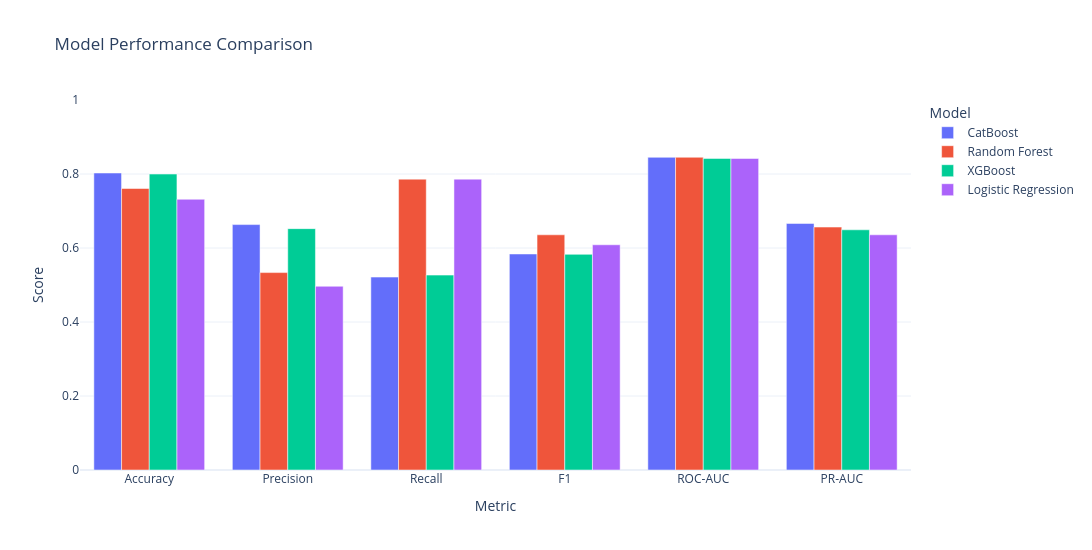

Notebook cell for this chart:
### Markdown cell above
## Model Comparison

### Code cell
results_long = results_df.melt(
    id_vars="Model",
    value_vars=[
        "Accuracy",
        "Precision",
        "Recall",
        "F1",
        "ROC-AUC",
        "PR-AUC"
    ],
    var_name="Metric",
    value_name="Score"
)

fig = px.bar(
    results_long,
    x="Metric",
    y="Score",
    color="Model",
    barmode="group",
    template="plotly_white",
    title="Model Performance Comparison"
)

fig.update_layout(
    width=1100,
    height=550,
    yaxis=dict(range=[0,1])
)

fig.show()

### Figure 1 — Plotly figure (JSON) as saved in the notebook; plotly's stock layout.template omitted (floating-point values rounded to 4 significant figures)
{"data": [{"alignmentgroup": "True", "hovertemplate": "Model=CatBoost<br>Metric=%{x}<br>Score=%{y}<extra></extra>", "legendgroup": "CatBoost", "marker": {"color": "#636efa", "pattern": {"shape": ""}}, "name": "CatBoost", "offsetgroup": "CatBoost", "orientation": "v", "showlegend": true, "textposition": "auto", "type": "bar", "x": ["Accuracy", "Precision", "Recall", "F1", "ROC-AUC", "PR-AUC"], "xaxis": "x", "y": [0.8027, 0.6633, 0.5214, 0.5838, 0.8451, 0.6664], "yaxis": "y"}, {"alignmentgroup": "True", "hovertemplate": "Model=Random Forest<br>Metric=%{x}<br>Score=%{y}<extra></extra>", "legendgroup": "Random Forest", "marker": {"color": "#EF553B", "pattern": {"shape": ""}}, "name": "Random Forest", "offsetgroup": "Random Forest", "orientation": "v", "showlegend": true, "textposition": "auto", "type": "bar", "x": ["Accuracy", "Precision", "Recall", "F1", "ROC-AUC", "PR-AUC"], "xaxis": "x", "y": [0.7608, 0.5336, 0.7861, 0.6357, 0.8452, 0.6566], "yaxis": "y"}, {"alignmentgroup": "True", "hovertemplate": "Model=XGBoost<br>Metric=%{x}<br>Score=%{y}<extra></extra>", "legendgroup": "XGBoost", "marker": {"color": "#00cc96", "pattern": {"shape": ""}}, "name": "XGBoost", "offsetgroup": "XGBoost", "orientation": "v", "showlegend": true, "textposition": "auto", "type": "bar", "x": ["Accuracy", "Precision", "Recall", "F1", "ROC-AUC", "PR-AUC"], "xaxis": "x", "y": [0.7999, 0.6523, 0.5267, 0.5828, 0.8421, 0.6492], "yaxis": "y"}, {"alignmentgroup": "True", "hovertemplate": "Model=Logistic Regression<br>Metric=%{x}<br>Score=%{y}<extra></extra>", "legendgroup": "Logistic Regression", "marker": {"color": "#ab63fa", "pattern": {"shape": ""}}, "name": "Logistic Regression", "offsetgroup": "Logistic Regression", "orientation": "v", "showlegend": true, "textposition": "auto", "type": "bar", "x": ["Accuracy", "Precision", "Recall", "F1", "ROC-AUC", "PR-AUC"], "xaxis": "x", "y": [0.7317, 0.4966, 0.7861, 0.6087, 0.842, 0.6357], "yaxis": "y"}], "layout": {"barmode": "group", "height": 550, "legend": {"title": {"text": "Model"}, "tracegroupgap": 0}, "title": {"text": "Model Performance Comparison"}, "width": 1100, "xaxis": {"anchor": "y", "domain": [0, 1], "title": {"text": "Metric"}}, "yaxis": {"anchor": "x", "domain": [0, 1], "range": [0, 1], "title": {"text": "Score"}}}}
